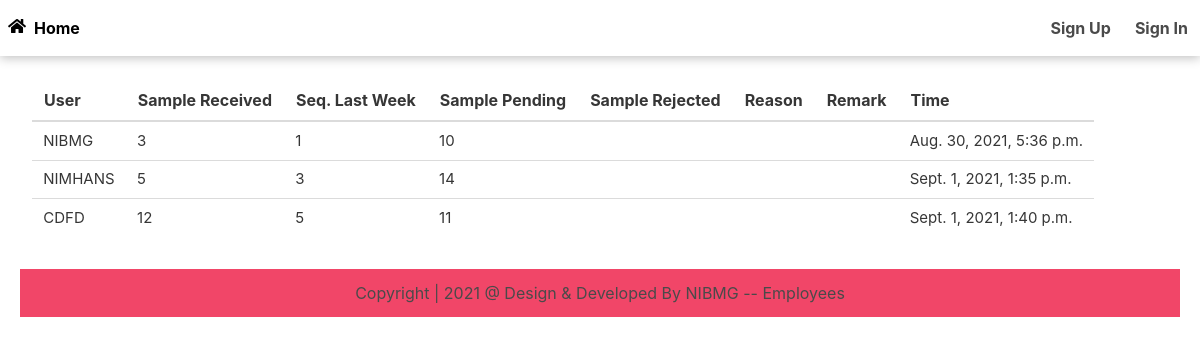
The page / on the database its author committed.
### app/models.py (models this page shows, shortened)
class Data(models.Model):
    user = models.ForeignKey(User, verbose_name="username", on_delete=models.CASCADE, null=True, blank=True)
    Sample_received = models.IntegerField()
    Sequence_last = models.IntegerField()
    Sample_pending = models.IntegerField(null=True, blank=True)
    Sample_rejected = models.IntegerField(null=True, blank=True)
    Reason = models.CharField(max_length=200, blank=True)
    Remark = models.CharField(max_length=200, blank=True)
    Time = models.DateTimeField(auto_now_add=True)

### app/views.py (the view)
# urls.py: path('', HomeView.as_view(), name="home"),
class HomeView(TemplateView):
    def get(self, request):
        q = Data.objects.filter(Time__in=Data.objects.values('user')
                                .annotate(Max('Time')).values_list('Time__max'))
        return render(request, 'app/home.html', {'data': q})

### app/templates/app/home.html
{% extends 'app/base.html' %}
{% load static %}
{% block content %}
<div class="table-container is-fluid">
    <table class="table is-hoverable">
                <thead>
                    <tr>
                      <th scope="col">User</th>
                      <th scope="col">Sample Received</th>
                      <th scope="col">Seq. Last Week</th>
                      <th scope="col">Sample Pending</th>
                      <th scope="col">Sample Rejected</th>
                      <th scope="col">Reason</th>
                      <th scope="col">Remark</th>
                      <th scope="col">Time</th>
                    </tr>
              </thead>
              <tbody>
                      {%  for d in data %}
                             <tr style="font-size:15px;">
                                 <td>{{d.user}}</td>
                                  <td>{{d.Sample_received}}</td>
                                  <td>{{d.Sequence_last}}</td>
                                  <td>{{d.Sample_pending}}</td>
                                  <td>{{d.sample_rejected}}</td>
                                  <td>{{d.Reason}}</td>
                                  <td>{{d.Remark}}</td>
                                  <td>{{d.Time}}</td>
                             </tr>
                     {% endfor %}
              </tbody>
    </table>
</div>
{% endblock content %}

### rows shown on the page
Data: user "NIBMG", Sample_received "3", Sequence_last "1", Sample_pending "10", Time "Aug. 30, 2021, 5:36 p.m."
Data: user "NIMHANS", Sample_received "5", Sequence_last "3", Sample_pending "14", Time "Sept. 1, 2021, 1:35 p.m."
Data: user "CDFD", Sample_received "12", Sequence_last "5", Sample_pending "11", Time "Sept. 1, 2021, 1:40 p.m."
